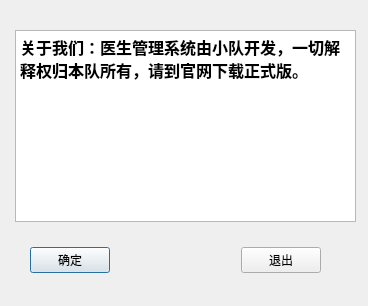
<?xml version="1.0" encoding="UTF-8"?>
<ui version="4.0">
 <class>guanyu</class>
 <widget class="QDialog" name="guanyu">
  <property name="geometry">
   <rect>
    <x>0</x>
    <y>0</y>
    <width>368</width>
    <height>306</height>
   </rect>
  </property>
  <property name="windowTitle">
   <string>关于系统</string>
  </property>
  <property name="windowIcon">
   <iconset>
    <normaloff>:/new/prefix1/C:/Users/Administrator.QH-20141214JPFU/Pictures/0]48MKQOOPNTW%60}V2NM]L.png</normaloff>:/new/prefix1/C:/Users/Administrator.QH-20141214JPFU/Pictures/0]48MKQOOPNTW%60}V2NM]L.png</iconset>
  </property>
  <widget class="QTextBrowser" name="textBrowser">
   <property name="geometry">
    <rect>
     <x>15</x>
     <y>30</y>
     <width>341</width>
     <height>192</height>
    </rect>
   </property>
   <property name="html">
    <string>&lt;!DOCTYPE HTML PUBLIC &quot;-//W3C//DTD HTML 4.0//EN&quot; &quot;http://www.w3.org/TR/REC-html40/strict.dtd&quot;&gt;
&lt;html&gt;&lt;head&gt;&lt;meta name=&quot;qrichtext&quot; content=&quot;1&quot; /&gt;&lt;style type=&quot;text/css&quot;&gt;
p, li { white-space: pre-wrap; }
&lt;/style&gt;&lt;/head&gt;&lt;body style=&quot; font-family:'SimSun'; font-size:9pt; font-weight:400; font-style:normal;&quot;&gt;
&lt;p style=&quot; margin-top:0px; margin-bottom:0px; margin-left:0px; margin-right:0px; -qt-block-indent:0; text-indent:0px;&quot;&gt;&lt;span style=&quot; font-size:12pt; font-weight:600;&quot;&gt;关于我们：医生管理系统由小队开发，一切解释权归本队所有，请到官网下载正式版。&lt;/span&gt;&lt;/p&gt;&lt;/body&gt;&lt;/html&gt;</string>
   </property>
  </widget>
  <widget class="QWidget" name="layoutWidget">
   <property name="geometry">
    <rect>
     <x>30</x>
     <y>240</y>
     <width>291</width>
     <height>41</height>
    </rect>
   </property>
   <layout class="QHBoxLayout" name="horizontalLayout">
    <item>
     <widget class="QPushButton" name="pushButton">
      <property name="styleSheet">
       <string notr="true">font: 75 10pt &quot;黑体&quot;;</string>
      </property>
      <property name="text">
       <string>确定</string>
      </property>
     </widget>
    </item>
    <item>
     <spacer name="horizontalSpacer">
      <property name="orientation">
       <enum>Qt::Horizontal</enum>
      </property>
      <property name="sizeHint" stdset="0">
       <size>
        <width>40</width>
        <height>20</height>
       </size>
      </property>
     </spacer>
    </item>
    <item>
     <widget class="QPushButton" name="pushButton_2">
      <property name="styleSheet">
       <string notr="true">font: 75 10pt &quot;黑体&quot;;</string>
      </property>
      <property name="text">
       <string>退出</string>
      </property>
     </widget>
    </item>
   </layout>
  </widget>
  <widget class="QFrame" name="frame">
   <property name="geometry">
    <rect>
     <x>-30</x>
     <y>-40</y>
     <width>461</width>
     <height>501</height>
    </rect>
   </property>
   <property name="styleSheet">
    <string notr="true">border-image: url(:/new/prefix1/image/38.jpg);</string>
   </property>
   <property name="frameShape">
    <enum>QFrame::StyledPanel</enum>
   </property>
   <property name="frameShadow">
    <enum>QFrame::Raised</enum>
   </property>
  </widget>
  <zorder>frame</zorder>
  <zorder>textBrowser</zorder>
  <zorder>layoutWidget</zorder>
 </widget>
 <resources/>
 <connections/>
</ui>
